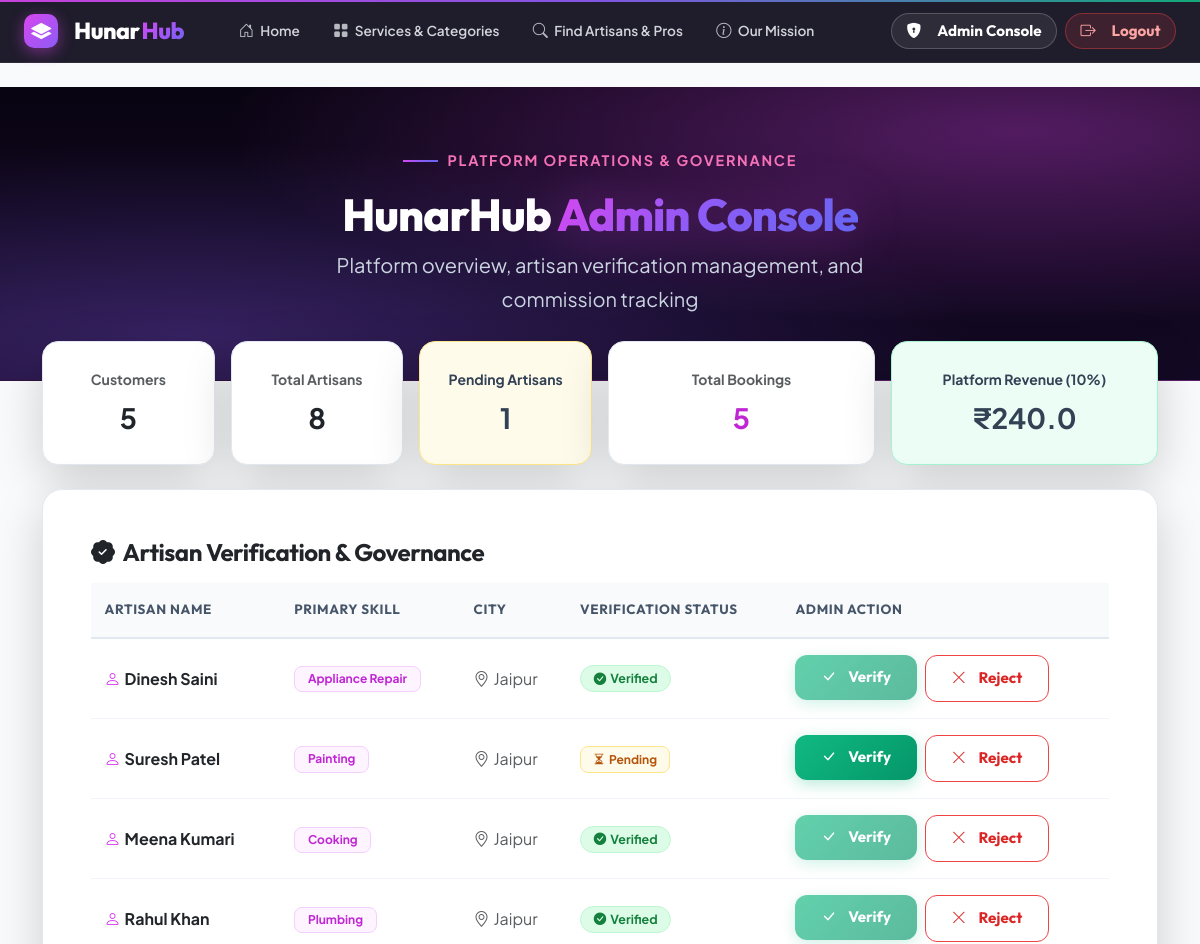
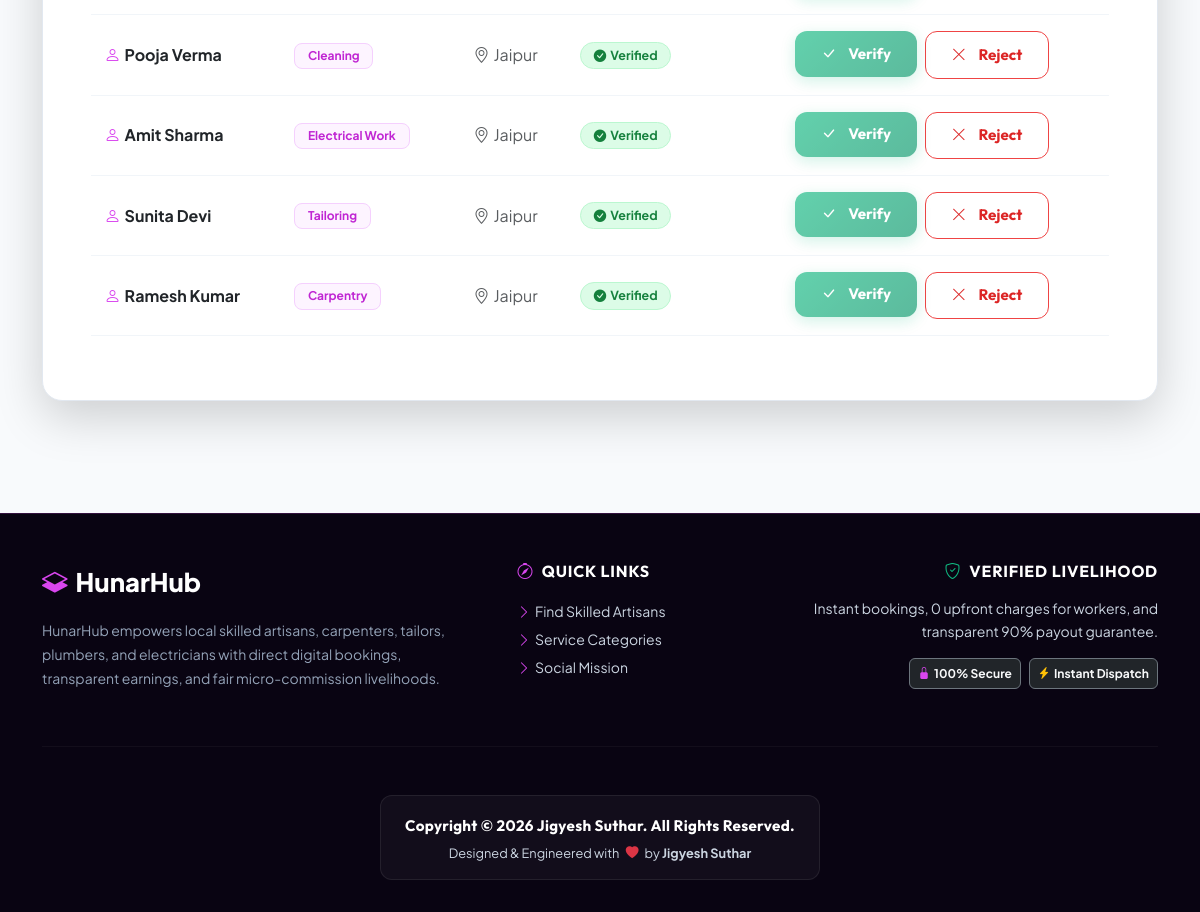
Screenshot of /admin (signed in) with the database file from the repository (2 pictures, top to bottom).
### tables this page shows
CREATE TABLE workers (
        id INTEGER PRIMARY KEY AUTOINCREMENT,
        user_id INTEGER UNIQUE NOT NULL,
        primary_skill TEXT NOT NULL,
        additional_skills TEXT,
        experience_years INTEGER DEFAULT 0,
        about TEXT,
        price_per_hour REAL DEFAULT 0.0,
        working_hours TEXT,
        verification_status TEXT DEFAULT 'Pending' CHECK(verification_status IN ('Pending', 'Verified', 'Rejected')),
        rating REAL DEFAULT 0.0,
        completed_jobs INTEGER DEFAULT 0,
        FOREIGN KEY (user_id) REFERENCES users (id) ON DELETE CASCADE
    );

CREATE TABLE users (
        id INTEGER PRIMARY KEY AUTOINCREMENT,
        name TEXT NOT NULL,
        email TEXT UNIQUE NOT NULL,
        phone TEXT NOT NULL,
        password_hash TEXT NOT NULL,
        role TEXT NOT NULL CHECK(role IN ('customer', 'worker', 'admin')),
        city TEXT,
        area TEXT,
        address TEXT,
        created_at DATETIME DEFAULT CURRENT_TIMESTAMP
    );

### app.py (the view)
@app.route('/admin')
@role_required('admin')
def admin_dashboard():
    db = get_db()
    stats = {
        'total_customers': db.execute("SELECT COUNT(*) FROM users WHERE role='customer'").fetchone()[0],
        'total_workers': db.execute("SELECT COUNT(*) FROM workers").fetchone()[0],
        'pending_workers': db.execute("SELECT COUNT(*) FROM workers WHERE verification_status='Pending'").fetchone()[0],
        'total_bookings': db.execute("SELECT COUNT(*) FROM bookings").fetchone()[0],
        'completed_bookings': db.execute("SELECT COUNT(*) FROM bookings WHERE status='COMPLETED'").fetchone()[0],
        'total_commission': db.execute("SELECT COALESCE(SUM(commission), 0) FROM bookings WHERE status='COMPLETED'").fetchone()[0]
    }
    workers_list = db.execute('''
        SELECT w.*, u.name, u.email, u.phone, u.city
        FROM workers w
        JOIN users u ON w.user_id = u.id
        ORDER BY w.id DESC
    ''').fetchall()
    bookings = db.execute('''
        SELECT b.*, u_cust.name as customer_name, u_work.name as worker_name
        FROM bookings b
        JOIN users u_cust ON b.customer_id = u_cust.id
        JOIN workers w ON b.worker_id = w.id
        JOIN users u_work ON w.user_id = u_work.id
        ORDER BY b.created_at DESC LIMIT 10
    ''').fetchall()
    return render_template('admin_dashboard.html', stats=stats, workers=workers_list, bookings=bookings)

### app.py (called while the page is built)
def get_db():
    if 'db' not in g:
        g.db = sqlite3.connect(DATABASE)
        g.db.row_factory = sqlite3.Row
    return g.db

def role_required(role):
    def decorator(f):
        @wraps(f)
        def decorated_function(*args, **kwargs):
            if 'user_id' not in session:
                flash('Please log in first.', 'warning')
                return redirect(url_for('login'))
            if session.get('role') != role and session.get('role') != 'admin':
                flash('Unauthorized access.', 'danger')
                return redirect(url_for('index'))
            return f(*args, **kwargs)
        return decorated_function
    return decorator

@app.before_request
def load_logged_in_user():
    user_id = session.get('user_id')
    if user_id is None:
        g.user = None
        g.notifications = []
    else:
        db = get_db()
        g.user = db.execute('SELECT * FROM users WHERE id = ?', (user_id,)).fetchone()
        g.notifications = db.execute(
            'SELECT * FROM notifications WHERE user_id = ? ORDER BY created_at DESC LIMIT 5',
            (user_id,)
        ).fetchall()

### templates/admin_dashboard.html
{% extends 'base.html' %}
{% block content %}
<div class="page-header text-center">
  <div class="container">
    <div class="hero-eyebrow animate-fade-in" style="justify-content: center;">
      Platform Operations & Governance
    </div>
    <h1 class="hero-title animate-fade-in mb-2" style="font-size: 2.8rem;">
      HunarHub <span>Admin Console</span>
    </h1>
    <p class="hero-subtitle animate-fade-in mb-0" style="max-width: 600px;">
      Platform overview, artisan verification management, and commission tracking
    </p>
  </div>
</div>
<div class="container overlap-container">
  <div class="row g-3 mb-4 text-center">
    <div class="col-md-2">
      <div class="stat-card shadow-lg">
        <small class="text-muted fw-bold">Customers</small>
        <div class="fs-3 fw-bold text-dark mt-1">{{ stats.total_customers }}</div>
      </div>
    </div>
    <div class="col-md-2">
      <div class="stat-card shadow-lg">
        <small class="text-muted fw-bold">Total Artisans</small>
        <div class="fs-3 fw-bold text-dark mt-1">{{ stats.total_workers }}</div>
      </div>
    </div>
    <div class="col-md-2">
      <div class="stat-card shadow-lg" style="border-color: #fde68a !important; background: #fffbeb;">
        <small class="text-amber fw-bold">Pending Artisans</small>
        <div class="fs-3 fw-bold text-amber mt-1">{{ stats.pending_workers }}</div>
      </div>
    </div>
    <div class="col-md-3">
      <div class="stat-card shadow-lg">
        <small class="text-muted fw-bold">Total Bookings</small>
        <div class="fs-3 fw-bold mt-1" style="color: #c026d3;">{{ stats.total_bookings }}</div>
      </div>
    </div>
    <div class="col-md-3">
      <div class="stat-card shadow-lg" style="border-color: #a7f3d0 !important; background: #ecfdf5;">
        <small class="text-emerald fw-bold">Platform Revenue (10%)</small>
        <div class="fs-3 fw-bold text-emerald mt-1">₹{{ stats.total_commission }}</div>
      </div>
    </div>
  </div>
  <div class="card p-4 p-md-5 shadow-lg">
    <h4 class="fw-bold mb-3 text-dark"><i class="bi bi-patch-check-fill text-emerald me-2"></i>Artisan Verification & Governance</h4>
    <div class="table-responsive">
      <table class="table align-middle">
        <thead>
          <tr>
            <th>Artisan Name</th>
            <th>Primary Skill</th>
            <th>City</th>
            <th>Verification Status</th>
            <th>Admin Action</th>
          </tr>
        </thead>
        <tbody>
          {% for w in workers %}
          <tr>
            <td class="fw-bold text-dark"><i class="bi bi-person me-1" style="color: #d946ef;"></i>{{ w.name }}</td>
            <td><span class="badge badge-skill">{{ w.primary_skill }}</span></td>
            <td class="text-muted"><i class="bi bi-geo-alt me-1"></i>{{ w.city }}</td>
            <td>
              {% if w.verification_status == 'Verified' %}
                <span class="badge badge-verified"><i class="bi bi-check-circle-fill me-1"></i>Verified</span>
              {% elif w.verification_status == 'Pending' %}
                <span class="badge bg-warning"><i class="bi bi-hourglass-split me-1"></i>Pending</span>
              {% else %}
                <span class="badge bg-danger"><i class="bi bi-x-circle-fill me-1"></i>Rejected</span>
              {% endif %}
            </td>
            <td>
              <div class="d-flex gap-2">
                <form method="POST" action="{{ url_for('admin_update_worker_status', worker_id=w.id, status='Verified') }}">
                  <button class="btn btn-sm btn-success" {% if w.verification_status == 'Verified' %}disabled{% endif %}>
                    <i class="bi bi-check-lg me-1"></i>Verify
                  </button>
                </form>
                <form method="POST" action="{{ url_for('admin_update_worker_status', worker_id=w.id, status='Rejected') }}">
                  <button class="btn btn-sm btn-outline-danger" {% if w.verification_status == 'Rejected' %}disabled{% endif %}>
                    <i class="bi bi-x-lg me-1"></i>Reject
                  </button>
                </form>
              </div>
            </td>
          </tr>
          {% endfor %}
        </tbody>
      </table>
    </div>
  </div>
</div>
{% endblock %}

### static/css/style.css (style rules this page uses)
:root { --hero-bg: #090412; --hero-bg-alt: #130924; --bg-main: #f8fafc; --bg-card: #ffffff; --border-light: #e2e8f0; --border-hover: rgba(217, 70, 239, 0.4); --magenta: #d946ef; --magenta-dark: #c026d3; --purple: #8b5cf6; --indigo: #6366f1; --emerald: #10b981; --amber: #f59e0b; --text-dark: #0f172a; --text-main: #334155; --text-muted: #64748b; --gradient-magenta: linear-gradient(135deg, #d946ef 0%, #8b5cf6 50%, #6366f1 100%); --gradient-dark-hero: radial-gradient(at 85% 15%, rgba(217, 70, 239, 0.35) 0px, transparent 55%), radial-gradient(at 15% 85%, rgba(139, 92, 246, 0.3) 0px, transparent 55%), linear-gradient(180deg, #090412 0%, #130924 100%); }
* { box-sizing: border-box; }
html { scroll-behavior: smooth; }
body { min-height: 100vh; margin: 0; background-color: var(--bg-main); color: var(--text-main); font-family: 'Plus Jakarta Sans', sans-serif; line-height: 1.6; }
h1, h2, h3, h4, h5, h6, .navbar-brand { font-family: 'Outfit', sans-serif; letter-spacing: -0.02em; font-weight: 700; }
.animate-fade-in { animation: fadeInUp 0.6s cubic-bezier(0.16, 1, 0.3, 1) forwards; }
.hero-eyebrow { display: inline-flex; align-items: center; gap: 0.6rem; color: #f472b6; font-weight: 700; font-size: 0.9rem; text-transform: uppercase; letter-spacing: 0.12em; margin-bottom: 1rem; }
.hero-eyebrow::before { content: ''; display: inline-block; width: 35px; height: 2px; background: var(--gradient-magenta); }
.hero-title { font-size: 3.6rem; font-weight: 800; line-height: 1.15; color: #ffffff; margin-bottom: 1.4rem; }
.hero-title span { background: var(--gradient-magenta); -webkit-background-clip: text; -webkit-text-fill-color: transparent; filter: drop-shadow(0 0 25px rgba(217, 70, 239, 0.4)); }
.hero-subtitle { font-size: 1.25rem; color: #cbd5e1; max-width: 750px; margin: 0 auto 2.5rem; line-height: 1.7; }
.page-header { background: var(--gradient-dark-hero); padding: 3.5rem 0 4rem; color: #ffffff; border-bottom: 1px solid rgba(217, 70, 239, 0.2); margin-bottom: 0; }
.page-header h1 { color: #ffffff; font-size: 2.6rem; }
.page-header p { color: #cbd5e1; }
.overlap-container { margin-top: -3.5rem; position: relative; z-index: 10; }
.card { background: var(--bg-card) !important; border: 1px solid var(--border-light) !important; border-radius: 20px !important; color: var(--text-main); box-shadow: 0 10px 30px rgba(9, 4, 18, 0.08); transition: all 0.35s cubic-bezier(0.16, 1, 0.3, 1) !important; overflow: hidden; }
.btn { font-family: 'Outfit', sans-serif; font-weight: 700; padding: 0.7rem 1.6rem; border-radius: 12px; transition: all 0.3s cubic-bezier(0.16, 1, 0.3, 1); display: inline-flex; align-items: center; justify-content: center; gap: 0.5rem; font-size: 0.95rem; }
.btn-success { background: linear-gradient(135deg, #10b981 0%, #059669 100%) !important; border: none !important; color: #ffffff !important; box-shadow: 0 4px 15px rgba(16, 185, 129, 0.3); }
.btn-outline-danger { background: #ffffff !important; border: 1.5px solid #ef4444 !important; color: #dc2626 !important; }
.badge-verified { background: #dcfce7; color: #15803d; border: 1px solid #bbf7d0; padding: 0.38rem 0.8rem; border-radius: 20px; font-weight: 700; font-size: 0.78rem; }
.badge-skill { background: #fdf4ff; color: #c026d3; border: 1px solid #f5d0fe; padding: 0.38rem 0.8rem; border-radius: 8px; font-weight: 700; }
.badge.bg-warning { background: #fffbeb !important; color: #b45309 !important; border: 1px solid #fde68a; padding: 0.38rem 0.75rem; border-radius: 8px; font-weight: 700; }
.table { color: var(--text-dark) !important; --bs-table-bg: transparent; --bs-table-hover-bg: #fdf4ff; }
.table thead th { border-bottom: 2px solid #e2e8f0; background: #f8fafc; color: #475569; font-family: 'Outfit', sans-serif; font-size: 0.84rem; text-transform: uppercase; letter-spacing: 0.05em; padding: 1rem 0.85rem; font-weight: 700; }
.table tbody td { padding: 1rem 0.85rem; border-bottom: 1px solid #f1f5f9; vertical-align: middle; color: #334155; }
.stat-card { padding: 1.5rem; border-radius: 16px; background: #ffffff; border: 1px solid #e2e8f0; box-shadow: 0 6px 20px rgba(9, 4, 18, 0.04); }

### rows the page displays
workers: name "Dinesh Saini", primary_skill "Appliance Repair", city "Jaipur", verification_status "Verified" (drawn)
workers: name "Suresh Patel", primary_skill "Painting", city "Jaipur", verification_status "Pending" (drawn)
workers: name "Meena Kumari", primary_skill "Cooking", city "Jaipur", verification_status "Verified" (drawn)
workers: name "Rahul Khan", primary_skill "Plumbing", city "Jaipur", verification_status "Verified" (drawn)
workers: name "Pooja Verma", primary_skill "Cleaning", city "Jaipur", verification_status "Verified" (drawn)
workers: name "Amit Sharma", primary_skill "Electrical Work", city "Jaipur", verification_status "Verified" (drawn)
workers: name "Sunita Devi", primary_skill "Tailoring", city "Jaipur", verification_status "Verified" (drawn)
workers: name "Ramesh Kumar", primary_skill "Carpentry", city "Jaipur", verification_status "Verified" (drawn)

### other values shown
{{ stats.total_customers }} "5"
{{ stats.total_workers }} "8"
{{ stats.pending_workers }} "1"
{{ stats.total_bookings }} "5"
{{ stats.total_commission }} "240.0"
